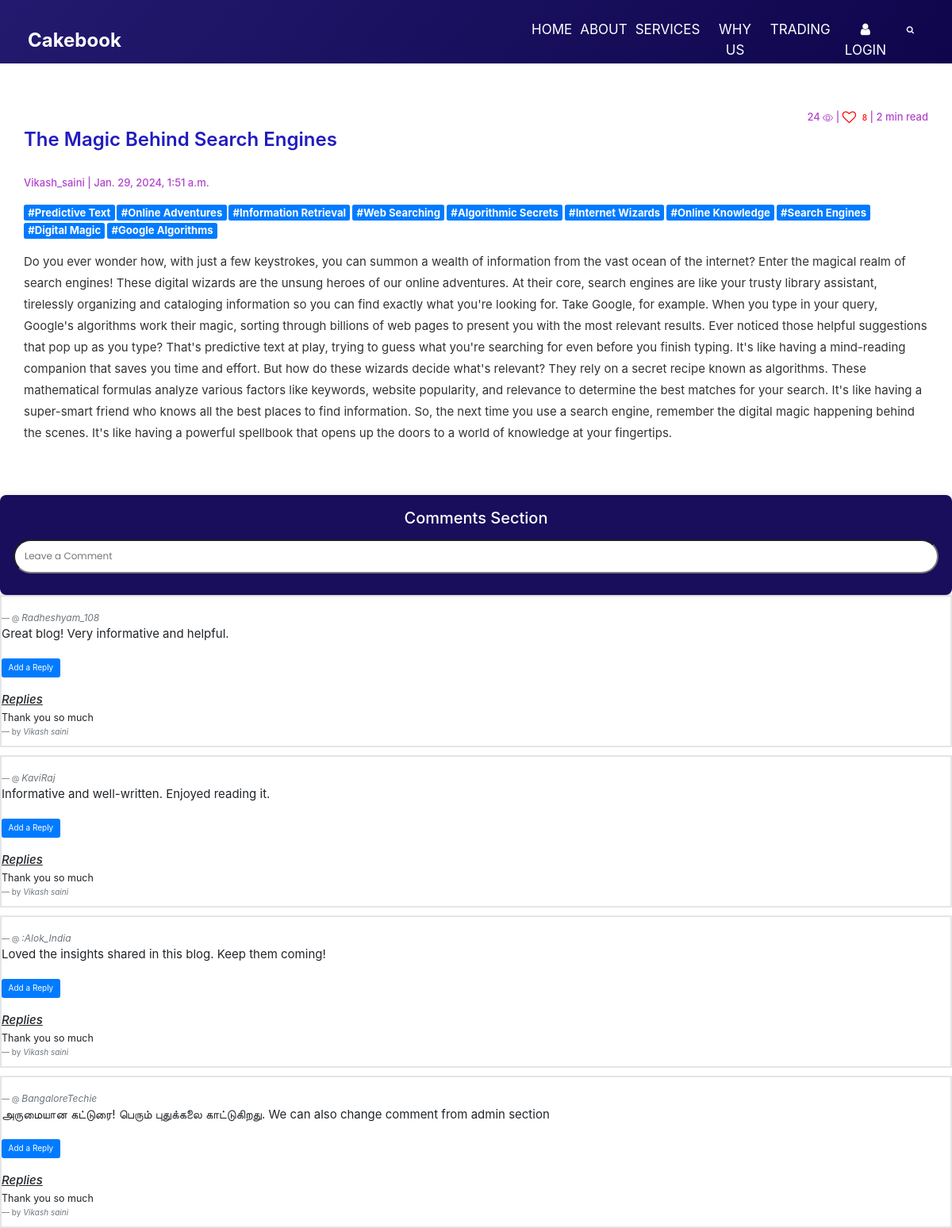
The app's page /detail/the-magic-behind-search-engines/ with its own data.
### core/models.py (models this page shows, shortened)
class Post(models.Model):
    CATEGORY_CHOICES = (
        ("1", "Programming/Technology"),
        ("2", "Health/Fitness"),
        ("3", "Personal"),
        ("4", "Fashion"),
        ("5", "Food"),
        ("6", "Travel"),
        ("7", "Business"),
        ("8", "Art"),
        ("9", "Other"),
    )
    category = models.CharField(
        max_length = 20,
        choices = CATEGORY_CHOICES,
        default = '1'
        )
    title = models.CharField(max_length=200, unique=True)
    slug = models.SlugField(max_length=200, unique=True, editable=False)
    author = models.ForeignKey(User, on_delete= models.CASCADE)
    updated_on = models.DateTimeField(auto_now= True)
    content = models.TextField()
    created_on = models.DateTimeField(auto_now_add=True)
    read_count = models.IntegerField(default=0, editable=False)
    read_time = models.IntegerField(default=0, editable=False)
    likes = models.ManyToManyField(User, blank=True, related_name='post_likes')
    image = models.ImageField(null=True, blank=True, upload_to='images/')
    tags = TaggableManager(blank=True)
    class Meta:
        ordering = ['-created_on']
    def save(self, *args, **kwargs):
        self.slug = slugify(self.title, allow_unicode=True)
        super().save(*args, **kwargs)
        for tag in self.tags.all():
            tag_dict,_ = TagDict.objects.get_or_create(tag=str(tag))
            tag_dict.count += 1
            tag_dict.save()

class Comment(models.Model):
    post = models.ForeignKey(Post,on_delete=models.CASCADE,related_name='comments')
    name = models.CharField(max_length=80)
    body = models.TextField()
    created_on = models.DateTimeField(auto_now_add=True)
    parent = models.ForeignKey('self', null=True, on_delete=models.CASCADE, blank=True, related_name='replies')
    class Meta:
        ordering = ['created_on']

### core/views.py (the view, shortened to what this page needs)
# urls.py: path('detail/<slug:slug>/', views.postdetail, name='post_detail'),
def postdetail(request, slug):
    if not request.user.is_authenticated:
        post = Post.objects.get(slug=slug)
        comments=Comment.objects.filter(post=post, parent__isnull=True) .order_by('-id')
        post.read_count += 1
        post.save()
        return render(request, 'detailpublic.html', {'post': post,'comments' : comments })

### core/models.py (called while the page is built)
def pre_save_post_receiver(sender, instance, *args, **kwargs):
    if instance.content:
        instance.read_time = get_read_time(instance.content)

### core/utils.py (called while the page is built)
def count_words(html_string):
    word_string = strip_tags(html_string)
    matching_words = re.findall(r'\w+', word_string)
    count = len(matching_words)
    return count

def get_read_time(html_string):
    count = count_words(html_string)
    read_time_min = math.ceil(count/200.0) #assuming 200wpm reading
    return int(read_time_min)

### templates/detailpublic.html (shortened to what this page needs)
{% extends "base.html" %} {% load static %}  {% block content %}
{% include "header.html" %}
<body>
<link rel="stylesheet" href="https://cdn.jsdelivr.net/npm/bootstrap@4.5.3/dist/css/bootstrap.min.css"
>
<article class="blog">
  <h3 class="title">{{ post.title }}</h3>
  <p class="author">{{ post.author }} | {{ post.created_on }}</p>
  {% for tag in post.tags.all %}
  <a href="{% url 'posts_by_tag' tag.slug %}">
    <h3 style="display: inline;"><span class="badge badge-primary">#{{ tag.name }}</span></h3>
  </a>
  {% endfor %}
  <br><br>
  <p class="author detail">
    {{ post.read_count }}
    | {% if user.is_authenticated %} {% if user in post.likes.all %}
    <a class="like-btn" style="color: red" data-href="{{ post.get_api_like_url }}" data-likes="{{ post.likes.count }}"
      href=""><i class="fa fa-heart fa-lg" style="color: red" aria-hidden="true" id="hid"></i>
      <span id="pTest">{{ post.likes.count }}</span></a>
    {% else %}
    <a class="like-btn" style="color: red" data-href="{{ post.get_api_like_url }}" data-likes="{{ post.likes.count }}"
      href=""><i class="fa fa-heart-o fa-lg" style="color: red" aria-hidden="true" id="hid"></i>
      <span id="pTest">{{ post.likes.count }}</span></a>
    {% endif %} {% else %}
    <i class="fa fa-heart-o fa-lg" style="color: red" aria-hidden="true" id="hid"></i><a class="ml-2 h6"
      style="color: red" href="{% url 'login' %}">
      {{ post.likes.count }}</a>
    {% endif %} | {% if post.read_time <= 1 %} 1 {% else %}{{ post.read_time }} {% endif %} min read <br>
  </p>
  <p class="post">{{ post.content | safe }}</p>
  </article>
  <br /><br />
  <br /><br />
  <br /><br />
    <br>
    <div class="comment-form" >
      <h1 style=" padding: 0px;
      border-radius: 22px;
      display: flex;
      background-color: #180e5c;
      color: #ffffff;
      justify-content: center; font-size: 200%; margin-bottom: -10px;">Comments Section</h1>
      <form action="need_login.html" method="post" style="margin-bottom: 10px;">
          <input type="text" id="name" name="name" required placeholder="Leave a Comment">
      </form>
  </div>
  {% for comment in comments %}
  <div class="blockquote" style="border: 2px solid rgba(0, 0, 0, 0.1);">
    <br>
    <footer class="blockquote-footer">@ <cite title="Source Title" style="font-size: 120%">{{comment.name|capfirst}}</cite></footer>
    <p class="mb-0" style="font-size: 120%">{{comment.body}}</p>
    <br>
    <button class="btn btn-primary" onclick="redirectToLogin()">Add a Reply</button>
    <br>
    <br>
  {% if comment.replies.all|length %}
    <h3 style="font-size: 120%; font-style: italic; text-decoration: underline;">Replies</h3>
  {% endif %}
  {% for reply in comment.replies.all %}
    <blockquote class="blockquote">
      <p class="mb-0">{{reply.body}}</p>
      <footer class="blockquote-footer">by <cite title="Source Title">{{reply.name|capfirst}}</cite></footer>
    </blockquote>
      </div>
  {% endfor %}
{% endfor %}
</body>
</html>
{% endblock content %}

### templates/base.html (shortened to what this page needs)
{% load static %}
<!DOCTYPE html>
<html lang="en">
  <head>
    <link
      rel="stylesheet"
      href="https://cdnjs.cloudflare.com/ajax/libs/font-awesome/5.15.1/css/all.min.css"
    />
    <link rel="stylesheet" href="{% static 'styles.css' %}">
    <link rel="stylesheet" href="{% static 'font-awesome.css' %}" />
  </head>
  <body>
    {% block content %} {% endblock content %}
  </body>
</html>

### templates/header.html (shortened to what this page needs)
{% load static %}
<!DOCTYPE html>
<html>
<head>
  <link rel="stylesheet" type="text/css" href="{% static 'theme/css/bootstrap.css' %}" />
  <link rel="stylesheet" type="text/css" href="https://cdnjs.cloudflare.com/ajax/libs/OwlCarousel2/2.3.4/assets/owl.carousel.min.css" />
  <link href="{% static 'theme/css/font-awesome.min.css' %}" rel="stylesheet" />
  <link href="{% static 'theme/css/style.css' %}" rel="stylesheet" />
  <link href="{% static 'theme/css/responsive.css' %}" rel="stylesheet" />
</head>
<body class="sub_page">
  <div class="hero_area">
    <header class="header_section">
      <div class="container-fluid">
        <nav class="navbar navbar-expand-lg custom_nav-container ">
          <a class="navbar-brand" href="index.html">
            <span>
              Cakebook
            </span>
          </a>
          <div class="collapse navbar-collapse" id="navbarSupportedContent">
            <ul class="navbar-nav">
                {% if user.is_authenticated %}
                    <li class="nav-item">
                        <a class="nav-link" href="{% url 'home' %}">Home</a>
                    </li>
                    <li class="nav-item">
                        <a class="nav-link" href="{% url 'profile' %}">Profile</a>
                    </li>
                    <li class="nav-item">
                        <a class="nav-link" href="{% url 'create_blog' %}">Create</a>
                    </li>
                    <li class="nav-item">
                        <a class="nav-link" href="{% url 'favorites' %}">Favorites</a>
                    </li>
                    <li class="nav-item">
                        <a class="nav-link" href="{% url 'Trading' %}">Trading</a>
                    </li>
                    <li class="nav-item">
                        <a class="nav-link" href="{% url 'logout' %}"><i class="fa fa-user" aria-hidden="true"></i> Logout</a>
                    </li>
                {% else %}
                    <li class="nav-item">
                        <a class="nav-link" href="{% url 'home' %}">Home</a>
                    </li>
                    <li class="nav-item">
                        <a class="nav-link" href="{% url 'about' %}">About</a>
                    </li>
                    <li class="nav-item">
                        <a class="nav-link" href="{% url 'Services' %}">Services</a>
                    </li>
                    <li class="nav-item">
                        <a class="nav-link" href="{% url 'Why_us' %}">Why Us</a>
                    </li>
                    <li class="nav-item">
                        <a class="nav-link" href="{% url 'Trading' %}">Trading</a>
                    </li>
                    <li class="nav-item">
                        <a class="nav-link" href="{% url 'login' %}"><i class="fa fa-user" aria-hidden="true"></i> Login</a>
                    </li>
                {% endif %}
                <li class="nav-item">
                    <form class="form-inline">
                        <button class="btn  my-2 my-sm-0 nav_search-btn" type="submit">
                            <i class="fa fa-search" aria-hidden="true"></i>
                        </button>
                    </form>
                </li>
            </ul>
        </div>
        </nav>
      </div>
    </header>
  </div>
</body>
</html>

### core/static/styles.css (style rules this page uses)
* { margin: 0; padding: 0; box-sizing: border-box; }
html { font-size: 62.5%; position: relative; }
html, body { height: 100%; }
body { width: 100%; font-family: Poppins, sans-serif; background-color: #ffffff; }
a { color: #1c1362; text-decoration: none; }
input::placeholder { font-family: Poppins, sans-serif; font-size: 1.2rem; }
header { height: 8rem; display: flex; align-items: center; padding: 0 3rem; justify-content: space-between; }
header a { text-decoration: none; }
header nav ul { display: flex; width: 50rem; justify-content: space-between; list-style: none; }
header nav ul li a { font-size: 1.7rem; color: #1c1362; }
.blog { position: relative; width: calc(100% - 6rem); margin: 3rem auto; padding: 2rem 0; }
.blog .title { color: #211cbe; font-weight: 600; font-size: 2.4rem; }
.blog .author { margin: 1.5rem 0; font-size: 1.3rem; color: #b144cc; font-weight: 500; }
.blog .post { font-size: 1.5rem; line-height: 1.8; color: #333333; font-size: 400; margin-bottom: 1.8rem; }
p.author.detail { position: absolute; top: 1.3rem; right: 0; }
.title { color: #19212e; font-weight: 600; margin: 3rem 0; font-size: 2.1rem; line-height: 1.3; }

### core/static/theme/css/style.css (style rules this page uses)
body { font-family: "Open Sans", sans-serif; color: #0c0c0c; background-color: #ffffff; overflow-x: hidden; }
a, a:hover, a:focus { text-decoration: none; }
.btn, .btn:focus { outline: none !important; -webkit-box-shadow: none; box-shadow: none; }
.hero_area { position: relative; min-height: 100vh; display: -webkit-box; display: -ms-flexbox; display: flex; -webkit-box-orient: vertical; -webkit-box-direction: normal; -ms-flex-direction: column; flex-direction: column; }
.sub_page .hero_area { min-height: auto; background: linear-gradient(130deg, #231a6f, #0f054c); }
.header_section { padding: 15px 0; }
.header_section .container-fluid { padding-right: 25px; padding-left: 25px; }
.navbar-brand span { font-weight: bold; font-size: 24px; color: #ffffff; }
.custom_nav-container { padding: 0; }
.custom_nav-container .navbar-nav { margin-left: auto; }
.custom_nav-container .navbar-nav .nav-item .nav-link { padding: -5px 20px; color: #ffffff; text-align: center; text-transform: uppercase; border-radius: 5px; -webkit-transition: all 0.3s; transition: all 0.3s; }
.custom_nav-container .nav_search-btn { width: 35px; height: 35px; padding: 0; border: none; color: #ffffff; }

### templates/base.html (style rules this page uses)
body { background-color: #1c1362; color: #ffffff; }

### templates/detailpublic.html (style rules this page uses)
body { font-family: 'Arial', sans-serif; background-color: #f2f2f2; margin: 0; padding: 0; display: flex-wrap: wrap; align-items: center; justify-content: center; height: 100vh; }
.comment-form { margin-top: -150px; background-color: #180e5c; padding: 17px; border-radius: 8px; box-shadow: 0 0 10px rgba(0, 0, 0, 0.1); color: #fff; }
.comment-form input, .comment-form textarea { width: 100%; padding: 12px; border-radius: 60px; margin-top: 17px; }

### records on screen
Post: title "The Magic Behind Search Engines", author "Vikash_saini", created_on "Jan. 29, 2024, 1:51 a.m.", read_count "24", likes.count "8", read_time "2", content "Do you ever wonder how, with just a few keystrokes, you can summon a wealth of information from the vast ocean of the internet? Enter the magical realm of search engines! These digital wizards are the unsung heroes of our online adventures. At their core, search engines are like your trusty library assistant, tirelessly organizing and cataloging information so you can find exactly what you're looking for. Take Google, for example. When you type in your query, Google's algorithms work their magic, sorting through billions of web pages to present you with the most relevant results. Ever noticed those helpful suggestions that pop up as you type? That's predictive text at play, trying to guess…"
Tag: name "Predictive Text"
Tag: name "Online Adventures"
Tag: name "Information Retrieval"
Tag: name "Web Searching"
Tag: name "Algorithmic Secrets"
Tag: name "Internet Wizards"
Tag: name "Online Knowledge"
Tag: name "Search Engines"
Tag: name "Digital Magic"
Tag: name "Google Algorithms"
Comment: name "Radheshyam_108", body "Great blog! Very informative and helpful.", shows "Replies"
Comment: body "Thank you so much", name "Vikash saini"
Comment: name "KaviRaj", body "Informative and well-written. Enjoyed reading it.", shows "Replies"
Comment: body "Thank you so much", name "Vikash saini"
Comment: name ":Alok_India", body "Loved the insights shared in this blog. Keep them coming!", shows "Replies"
Comment: body "Thank you so much", name "Vikash saini"
Comment: name "BangaloreTechie", body "அருமையான கட்டுரை! பெரும் புதுக்கலை காட்டுகிறது. We can also change comment from admin section", shows "Replies"
Comment: body "Thank you so much", name "Vikash saini"
